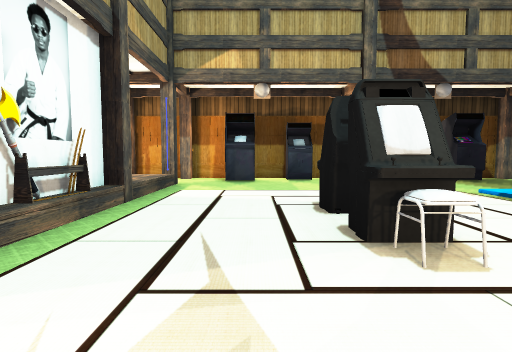
[1] (above)

15 first-person views from a walk through a Unity game level. The camera is 0.72 m above the floor, tilts 4° down and sees 80° across. The floor is counted in squares, 1 m on a side. Each view is taken from the middle of a square. On the plan, view 1 faces up. The plan holds only what a view shows up to about 10 squares ahead; the rest is blank. The place goes on beyond the plan. The player is left out. Some surface patterns are stand-ins.

[2]
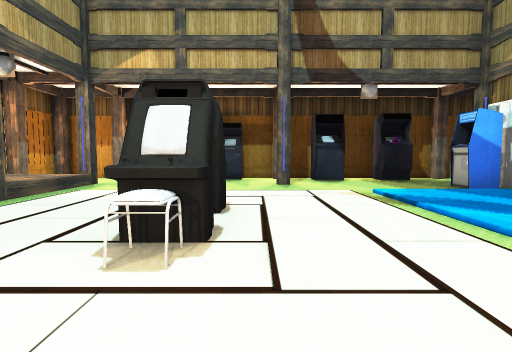

[3]
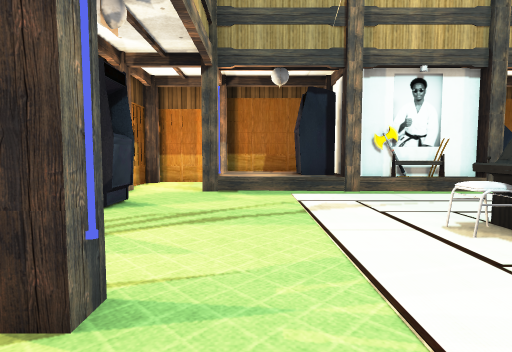

[4]
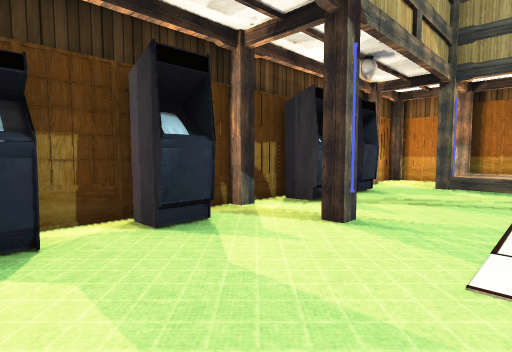

[5]
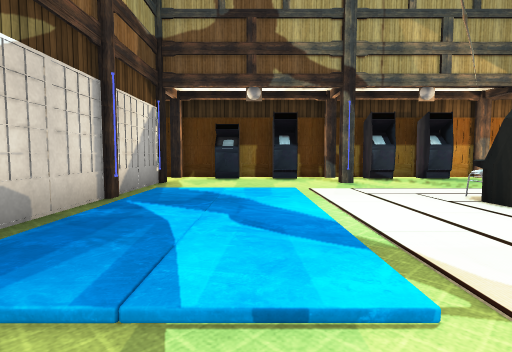

[6]
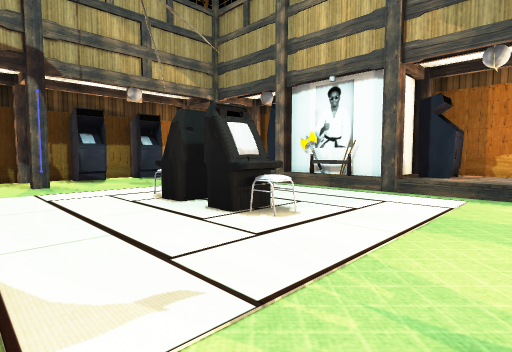

[7]
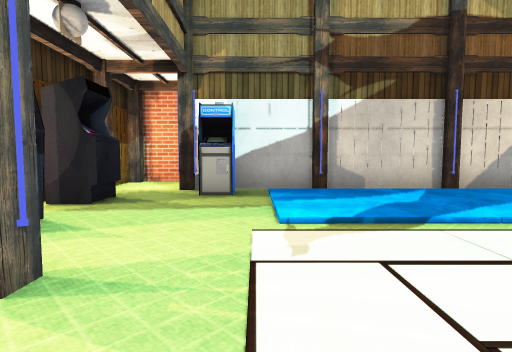

[8]
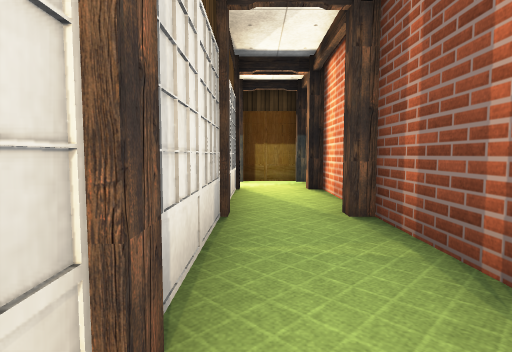

[9]
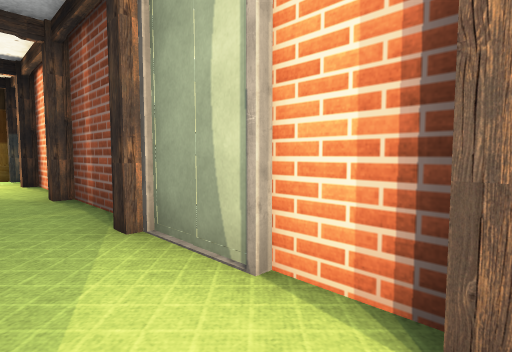

[10]
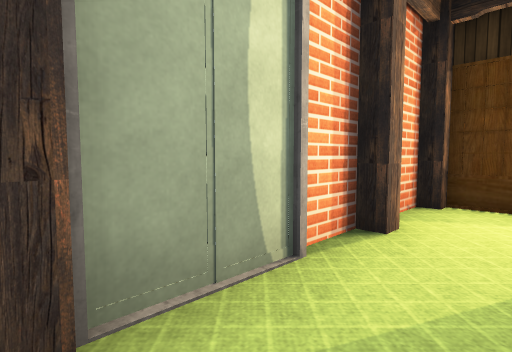

[11]
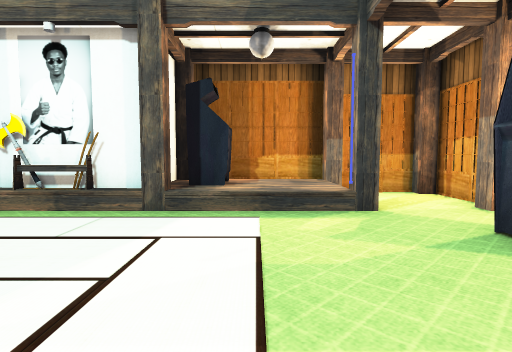

[12]
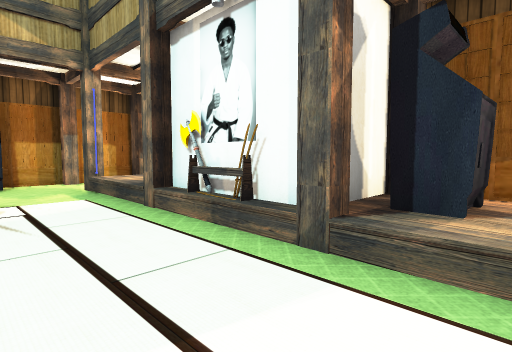

[13]
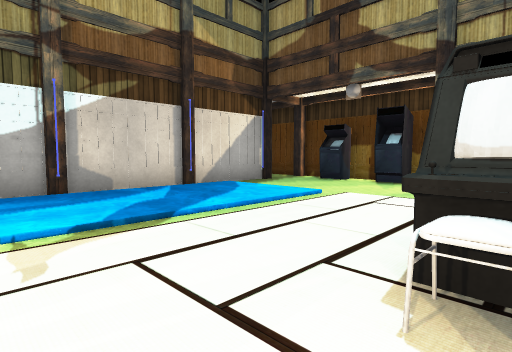

[14]
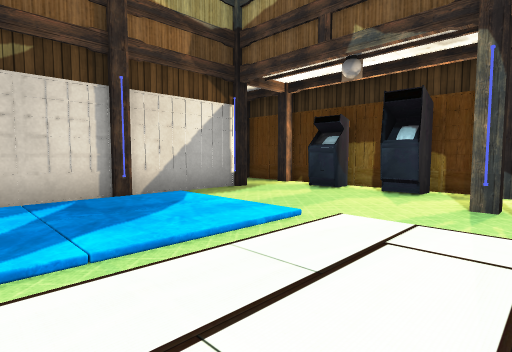

[15]
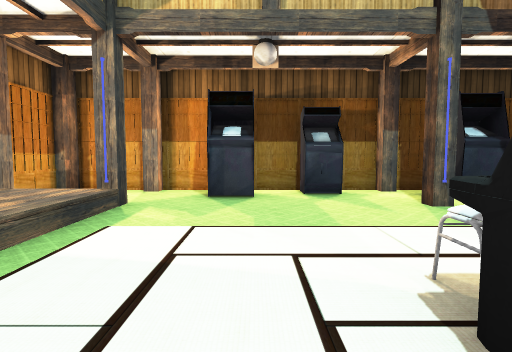

### Floor plan
Key: @ floor where view 1 was taken; # wall or solid block; . floor; / step, stairs or slope; ^ raised ledge; O other object.
Columns run from 4 left of view 1 to 10 right of it. Each row starts with its distance up from view 1.
 10 ##          ###
  9 #.#OOO.#O.O#..#
  8 #...O......O..#
  7 ^^O....O...O..#
  6 ^O^........O..#
  5 ^O^...../  O..#
  4 ^^O..O../  #..#
  3   OO.O../  #..#
  2  ^#..#../  O..#
  1 ^O^.....///#.O#
  0 ^^^.@......#..#
 -1 #.O....O...O..#
 -2 #...OO..O.O...#
 -3 ###############

Positions as (right, up) in squares from view 1, and headings:
1: (0, 0), facing up
2: (2, 0), facing up
3: (4, 0), facing left
4: (6, 1), facing down-left
5: (5, 7), facing down
6: (4, 7), facing down-left
7: (1, 6), facing right
8: (8, 1), facing up
9: (8, -1), facing up-right
10: (8, 2), facing down-right
11: (2, 6), facing left
12: (0, 6), facing down-left
13: (1, 6), facing down-right
14: (2, 4), facing down-right
15: (0, 3), facing up
